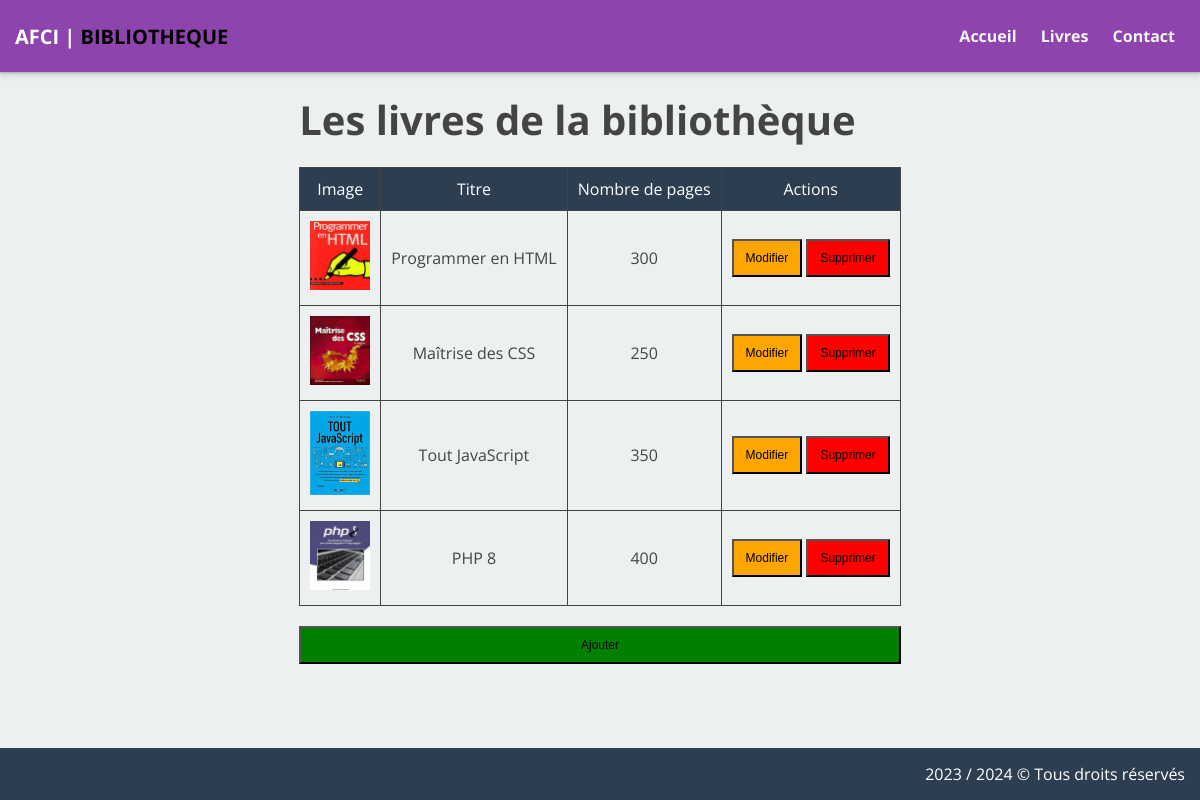
The app's page /livres.php with its own data.
### tables this page shows
CREATE TABLE IF NOT EXISTS `livres` (
  `idLivre` int NOT NULL AUTO_INCREMENT,
  `titre` varchar(150) NOT NULL,
  `nbPages` int NOT NULL,
  `image` varchar(150) NOT NULL,
  PRIMARY KEY (`idLivre`)
);

### LivreManager.class.php (called while the page is built, shortened)
<?php
require_once 'Model.class.php';
require_once 'Livre.class.php';
class LivreManager extends BDconnexxion
{
    private $livres;
    public function ajoutlivres($livre)
    {
        $this->livres[] = $livre;
    }
    public function getLivre()
    {
        return $this->livres;
    }
    public function chargementLivres()
    {
        $req = $this->getBDD()->prepare('SELECT * FROM livres');
        $req->execute();
        $meslivres = $req->fetchAll(PDO::FETCH_ASSOC);
    }
}

### Livre.class.php (called while the page is built, shortened)
<?php
class Livre{
    private $titre;
    private $nbPages;
    private $image;
    public function __construct($idLivre,$titre,$nbPages,$image)
    {
        $this->titre=$titre;
        $this->nbPages=$nbPages;
        $this->image=$image;
    }
    public function getTitre(){return $this->titre;}
    public function getNbPages(){return $this->nbPages;}
    public function getImage(){return $this->image;}
}

### Model.class.php (called while the page is built, shortened)
<?php
abstract class BDconnexxion
{
    private static $PDO;
    private static function setBDD()
    {
        self::$PDO = new PDO('mysql:host=localhost;dbname=Biblio;charset=utf8', 'root', '');
        self::$PDO->setAttribute(PDO::ATTR_ERRMODE, PDO::ERRMODE_WARNING);
    }
    protected function getBDD()
    {
        return self::$PDO;
    }
}

### livres.php (the view, shortened to what this page needs)
<?php
require_once "LivreManager.class.php";
require_once "Model.class.php";
$livreManager = new LivreManager;
$livreManager-> chargementLivres();
?>
<table>
    <tr>
        <th>Image</th>
        <th>Titre</th>
        <th>Nombre de pages</th>
        <th>Actions</th>
    </tr>
    <?php
    for ($i = 0; $i < count($livreManager->getLivre()); $i++) :
    ?>
        <tr>
            <td><img src="public/images/<?= $livreManager->getLivre()[$i]->getImage() ?>" alt=""></td>
            <td><?= $livreManager->getLivre()[$i]->getTitre() ?></td>
            <td><?= $livreManager->getLivre()[$i]->getNbPages() ?></td>
            <td>
                <button>Modifier</button>
                <button>Supprimer</button>
            </td>
        </tr>
    <?php endfor; ?>
</table>
<button>Ajouter</button>
<?php
$titre = "Les livres de la bibliothèque";
$content = ob_get_clean();
require "template.php";
?>

### template.php (shortened to what this page needs)
<!DOCTYPE html>
<html lang="fr">
<head>
    <link rel="stylesheet" href="style.css">
</head>
<body>
    <section class="container">
        <header>
            <nav>
                <h2 class="logo">AFCI | <span>BIBLIOTHEQUE</span></h2>
                <ul>
                    <li><a href="index.php">Accueil</a></li>
                    <li><a href="livres.php">Livres</a></li>
                    <li><a href="">Contact</a></li>
                </ul>
            </nav>
        </header>
        <div class="contenu">
            <h1><?= $titre ?></h1>
            <?= $content ?>
        </div>
        <footer>
            <p>2023 / 2024 © Tous droits réservés</p>
        </footer>
    </section>
</body>
</html>

### style.css (style rules this page uses)
:root { --font-family: 'Open Sans', sans-serif; --primary: #8e44ad; --dark: #2c3e50; --background-light: #ecf0f1; --text-color: #444; --text-color-light: #fff; --box-shadow: rgba(60, 64, 67, 0.3) 0px 1px 2px 0px, rgba(60, 64, 67, 0.15) 0px 2px 6px 2px; --border: 1px solid #eee; }
* { box-sizing: border-box; margin: 0; padding: 0; }
html, body { font-size: 10px; font-family: var(--font-family); background-color: var(--background-light); }
.container { font-size: 1.6rem; min-height: 100vh; display: flex; flex-flow: column; color: var(--text-color); }
.container header { background-color: var(--primary); padding: 1.5rem; box-shadow: var(--box-shadow); }
.container header nav { display: flex; align-items: center; justify-content: space-between; }
.container header nav .logo { font-weight: 700; font-size: 2rem; color: var(--text-color-light); }
.container header nav .logo span { color: black; }
.container header nav ul li { list-style-type: none; display: inline-block; padding: 10px ; }
.container header nav ul li a { color: whitesmoke; text-decoration: none; font-weight: bold; }
.container .contenu { margin: 0 auto; }
.container .contenu h1 { margin-top: 20px; margin-bottom: 20px; font-size: 2.5em; }
.container .contenu table { border-collapse: collapse; width: 100%; }
.container .contenu table th, .container .contenu table td { border: 1px solid var(--text-color); padding: 10px; text-align: center; font-weight: 400; }
.container .contenu table th img, .container .contenu table td img { width: 60px; }
.container .contenu table th { background-color: var(--dark); color: var(--text-color-light); }
.container .contenu button { font-size: 12px; padding: 10px 12px; }
.container .contenu button:nth-child(1) { background-color: orange; }
.container .contenu button:nth-child(2) { background-color: red; }
.container .contenu button:nth-child(3) { margin-top: 20px; background-color: green; width: 100%; }
.container footer { background-color: var(--dark); display: flex; flex-flow: row-reverse; color: var(--text-color-light); padding: 1.5rem; margin-top: auto; }

### records on screen
livres: image (picture), titre "Programmer en HTML", nbPages "300"
livres: image (picture), titre "Maîtrise des CSS", nbPages "250"
livres: image (picture), titre "Tout JavaScript", nbPages "350"
livres: image (picture), titre "PHP 8", nbPages "400"

### other values on screen
$titre "Les livres de la bibliothèque"
